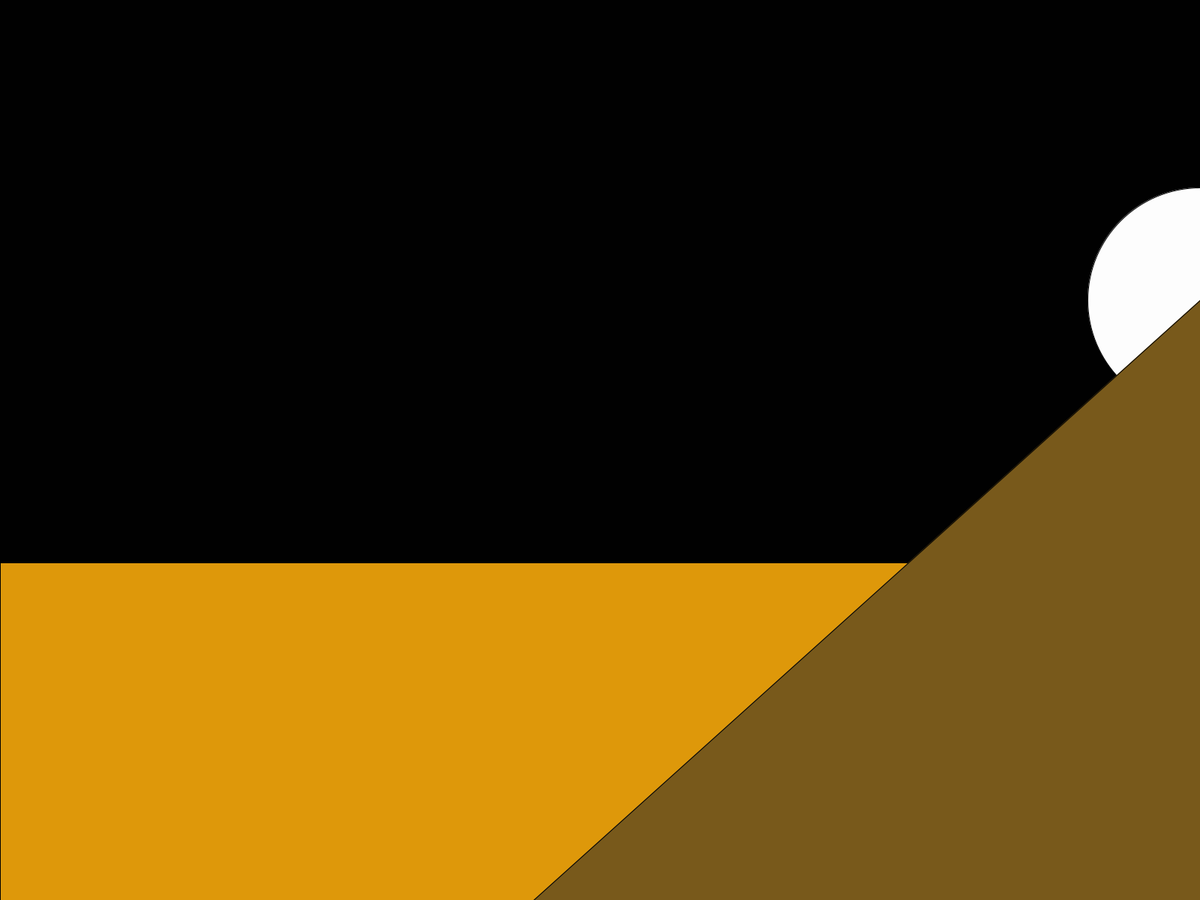
Frame 1 (no input)
Frame 60 (the mouse pressed at the canvas centre just before this capture): identical to frame 1, image omitted
Frame 120 (the mouse held since frame 60 and released just before this capture): identical to frame 1, image omitted

The Processing sketch that drew this single still picture (run headless with seeded random() and noise(); from frame 60 on, the mouse is pressed at the canvas centre):

// Processing sketch: piramide
// ── piramide.pde

float paraciclo=0,tecla=0,click=0,ratonX=0,ratonY=0,ancho=0,alto=0;

 void settings() { 
size(displayWidth, displayHeight); 
}

 void setup(){
surface.setResizable(true); 
frameRate(60);
} 

void draw(){

 ratonX=mouseX; 
 ratonY=mouseY; 
 ancho=width; 
 alto=height; 
 tecla=key; 
 click=mouseButton;
background( 1 );
fill( #DE980A );
rect( 0, 750, ancho, 500 );
fill( 253 );
ellipse( 1600, 400, 300, 300 );
fill( #78591B );
triangle( 600, 1300, 1600, 400, 2400, 1300 );
}
